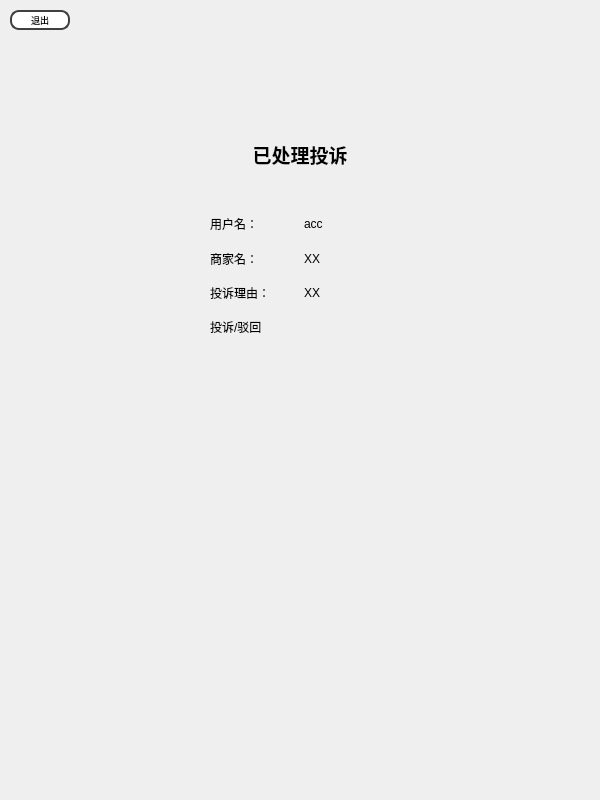
<?xml version="1.0" encoding="UTF-8"?>
<ui version="4.0">
 <class>admini_info_done</class>
 <widget class="QWidget" name="admini_info_done">
  <property name="geometry">
   <rect>
    <x>0</x>
    <y>0</y>
    <width>600</width>
    <height>800</height>
   </rect>
  </property>
  <property name="minimumSize">
   <size>
    <width>600</width>
    <height>800</height>
   </size>
  </property>
  <property name="windowTitle">
   <string>果粒橙外卖-管理端</string>
  </property>
  <property name="windowIcon">
   <iconset resource="../Image.qrc">
    <normaloff>:/image/chick.gif</normaloff>:/image/chick.gif</iconset>
  </property>
  <widget class="QLabel" name="label_7">
   <property name="geometry">
    <rect>
     <x>200</x>
     <y>130</y>
     <width>200</width>
     <height>50</height>
    </rect>
   </property>
   <property name="minimumSize">
    <size>
     <width>200</width>
     <height>50</height>
    </size>
   </property>
   <property name="text">
    <string>&lt;html&gt;&lt;head/&gt;&lt;body&gt;&lt;p align=&quot;center&quot;&gt;&lt;span style=&quot; font-size:14pt; font-weight:700;&quot;&gt;已处理投诉&lt;/span&gt;&lt;/p&gt;&lt;/body&gt;&lt;/html&gt;</string>
   </property>
  </widget>
  <widget class="QWidget" name="layoutWidget">
   <property name="geometry">
    <rect>
     <x>210</x>
     <y>210</y>
     <width>181</width>
     <height>131</height>
    </rect>
   </property>
   <layout class="QGridLayout" name="gridLayout">
    <item row="0" column="0">
     <widget class="QLabel" name="label_2">
      <property name="text">
       <string>用户名：</string>
      </property>
     </widget>
    </item>
    <item row="0" column="1">
     <widget class="QLabel" name="label_8">
      <property name="text">
       <string>acc</string>
      </property>
     </widget>
    </item>
    <item row="1" column="0">
     <widget class="QLabel" name="label_3">
      <property name="text">
       <string>商家名：</string>
      </property>
     </widget>
    </item>
    <item row="1" column="1">
     <widget class="QLabel" name="label_6">
      <property name="text">
       <string>XX</string>
      </property>
     </widget>
    </item>
    <item row="2" column="0">
     <widget class="QLabel" name="label_4">
      <property name="text">
       <string>投诉理由：</string>
      </property>
     </widget>
    </item>
    <item row="2" column="1">
     <widget class="QLabel" name="label_9">
      <property name="text">
       <string>XX</string>
      </property>
     </widget>
    </item>
    <item row="3" column="0" colspan="2">
     <widget class="QLabel" name="label_5">
      <property name="text">
       <string>投诉/驳回</string>
      </property>
     </widget>
    </item>
   </layout>
  </widget>
  <widget class="QPushButton" name="pushButton">
   <property name="geometry">
    <rect>
     <x>10</x>
     <y>10</y>
     <width>60</width>
     <height>20</height>
    </rect>
   </property>
   <property name="minimumSize">
    <size>
     <width>60</width>
     <height>20</height>
    </size>
   </property>
   <property name="maximumSize">
    <size>
     <width>60</width>
     <height>20</height>
    </size>
   </property>
   <property name="styleSheet">
    <string notr="true">QPushButton {
    background-color: #ffffff; /* 默认背景色，使用 #fad37f */
    border: 2px solid #3f4041; /* 边框颜色 */
    border-radius: 9px; /* 圆角 */
    color: #000000; /* 文本颜色，黑色 */
    font-size: 9px;
}

QPushButton:hover {
    background-color: #3f4041; /* 悬浮时背景颜色 */
    color: #ffffff;
    border: none; /* 悬浮时无边框 */
}

QPushButton:pressed {
    background-color: #484949; /* 按下时背景颜色，稍微偏亮的蓝色 */
    border-color: #484949; /* 按下时边框颜色 */
    transform: scale(0.95); /* 按下时按钮略微缩小 */
}
</string>
   </property>
   <property name="text">
    <string>退出</string>
   </property>
  </widget>
  <widget class="QLabel" name="label">
   <property name="geometry">
    <rect>
     <x>0</x>
     <y>0</y>
     <width>600</width>
     <height>800</height>
    </rect>
   </property>
   <property name="styleSheet">
    <string notr="true">background-image: url(:/image/bg_2.png);</string>
   </property>
   <property name="text">
    <string/>
   </property>
  </widget>
  <zorder>label</zorder>
  <zorder>label_7</zorder>
  <zorder>layoutWidget</zorder>
  <zorder>pushButton</zorder>
 </widget>
 <resources>
  <include location="../Image.qrc"/>
 </resources>
 <connections/>
</ui>
